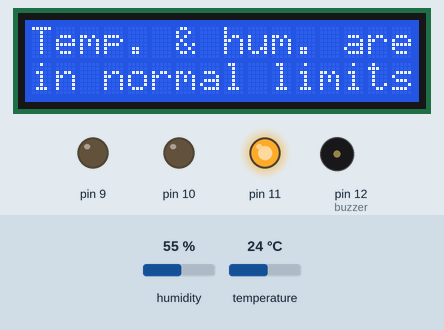
Bench run of a sketch on a simulated Arduino Uno, built with avr-gcc and run on an emulated ATmega328P. On the bench: 16×2 character LCD, output pins drawn as LEDs (lit = HIGH), buzzer (waves = sounding). Inputs (shaded band) come from the test bench; at power-on: humidity 55 %, temperature 24 °C. Pins used as bus, display or sensor lines are not drawn; what the sketch prints to the serial monitor is not drawn.

Above: at 2.7 s.
2.8 s: humidity set to 68 %
5.8 s: humidity set to 71 %
At 7.9 s:
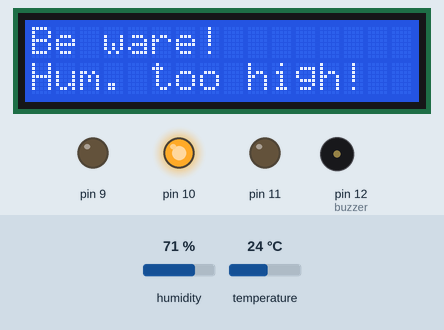
12.2 s: temperature set to 29.5 °C
16.0 s: temperature set to 30.7 °C
At 19.4 s:
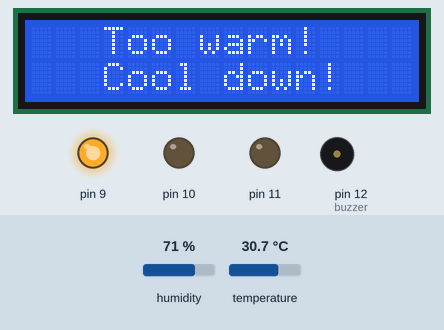
19.6 s: humidity set to 22 %
At 23.5 s:
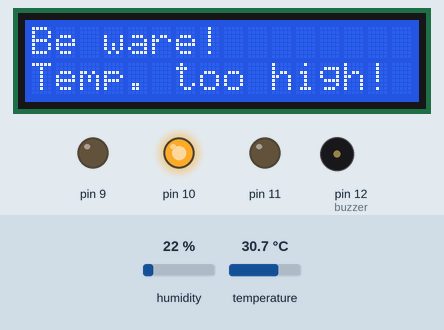
26.0 s: humidity set to 88 %
At 27.13 s:
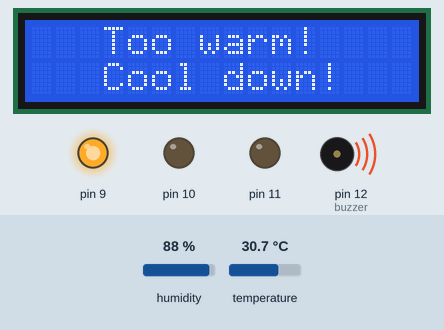
Timing chart, 0 to 29.9 s (numbered marks = the images above; inputs shaded):
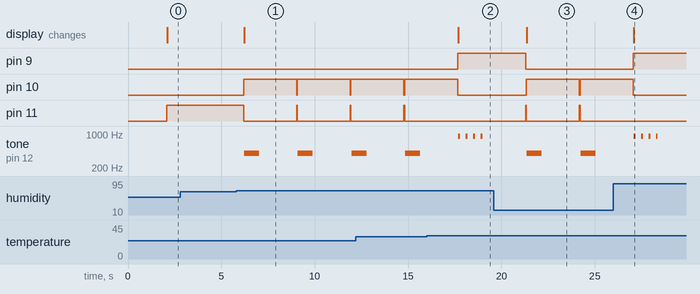

The sketch:

DHT_sensor.ino
```cpp
/* How to use the DHT-22 sensor with Arduino uno.
   Is a temperature and humidity sensor!
   See it in original form:
   https://create.arduino.cc/projecthub/mafzal/temperature-monitoring-with-dht22-arduino-15b013
*/
//LCD I2C library:
#include <LiquidCrystal_I2C.h>
//DHT22 sensor library:
#include <DHT.h>;
//LCD I2C address 0x27, 16 column and 2 rows!
LiquidCrystal_I2C lcd(0x27, 16, 2);

//Constants:
#define DHTPIN 2          //what pin we're connected to
#define DHTTYPE DHT22     //DHT 22  (AM2302)
DHT dht(DHTPIN, DHTTYPE); //Initialize DHT sensor for normal 16mhz Arduino
//Variables:
int chk;
float H; //Humidity value
float T; //Temperature value
int buzzer = 12;

//Initialize LCD, DHT22 sensor and buzzer:
void setup(){
  lcd.init(); lcd.backlight();  dht.begin();  pinMode(buzzer, OUTPUT);
  //Print some text in Serial Monitor
  Serial.begin(9600);  Serial.println("DHT22 sensor with Arduino Uno R3!");
  pinMode(9, OUTPUT);  pinMode(10, OUTPUT);  pinMode(11, OUTPUT);
}

void loop(){
  delay(2000);
  //Read data and store it to variables hum and temp
  H = dht.readHumidity();  T = dht.readTemperature();

  //Print temp and humidity values to serial monitor
  Serial.print("Humidity: ");
  Serial.print(H);
  Serial.println(" %; ");
  Serial.print("Temperature: ");
  Serial.print(T);
  Serial.println(" Celsius.\n");

  /*If humidity is higher than 70% &
  temperature is higher than 30 degrees Celsius
  then it will show on LCD „Too warm! Cool down!”*/
  if(H >= 70.00 && T >= 30.00){
    digitalWrite(9, HIGH);  digitalWrite(10, LOW);  digitalWrite(11, LOW);

    lcd.println("   Too warm!    ");
    lcd.setCursor(0, 1);
    lcd.println("   Cool down!   ");
    lcd.setCursor(0, 0);

    digitalWrite(buzzer, 1); tone(buzzer, 900, 100);
    delay(400);
    digitalWrite(buzzer, 0); tone(buzzer, 900, 100);
    delay(400);
    digitalWrite(buzzer, 1); tone(buzzer, 900, 100);
    delay(400);
    digitalWrite(buzzer, 0); tone(buzzer, 900, 100);
    delay(400);
  }else{
  /*If humidity is lower than 70% &
  temperature is lower than 30 degrees Celsius
  then it will show on LCD „Temp. & hum. are in normal limits”*/
    digitalWrite(9, LOW);  digitalWrite(10, LOW);  digitalWrite(11, HIGH);
    lcd.println("Temp. & hum. are");  lcd.setCursor(0, 1);
    lcd.println("in normal limits");  lcd.setCursor(0, 0);
    digitalWrite(buzzer, 0);
  }

  /*If either humidity is lower than 70%, but
  temperature is higher than 30 degrees Celsius,
  then it will show on LCD „Be ware! Temp. too high” or
  humidity is higher than 70%, but
  temperature is lower than 30 degrees Celsius, then
  it will show on LCD „Be ware! Hum. too high”*/
  if(H < 70.00 && T >= 30.00){
    digitalWrite(9, LOW);  digitalWrite(10, HIGH);  digitalWrite(11, LOW);
    lcd.println("Be ware!        ");  lcd.setCursor(0, 1);
    lcd.println("Temp. too high! ");  lcd.setCursor(0, 0);
    digitalWrite(buzzer, 1); tone(buzzer, 400, 400);  delay(400);
    digitalWrite(buzzer, 0); tone(buzzer, 400, 400);  delay(400);
  }
  if(H >= 70.00 && T < 30.00){
    digitalWrite(9, LOW);  digitalWrite(10, HIGH);  digitalWrite(11, LOW);
    lcd.println("Be ware!        ");  lcd.setCursor(0, 1);
    lcd.println("Hum. too high!  ");  lcd.setCursor(0, 0);
    digitalWrite(buzzer, 1); tone(buzzer, 400, 400);  delay(400);
    digitalWrite(buzzer, 0); tone(buzzer, 400, 400);  delay(400);
  }
}
```

Measured:
- the behaviour switches between 69 and 70 % on humidity (found by bisection; images 0 and 1)
- the behaviour switches between 29.9 and 30 °C on temperature (found by bisection; images 1 and 2)
- after the input at 2.8 s, every drawn part: stays the same
- after the input at 5.8 s, pin 10: alternates HIGH for 2.8 s and LOW for 0.03 s, starting after 0.39 s; pin 11: alternates HIGH for 0.03 s and LOW for 2.8 s, starting after 0.39 s; tone on pin 12 (buzzer): alternates 400 Hz for 0.80 s and silent for 2.1 s, starting after 0.42 s; the display: changes after 0.42 s (image 1)
- after the input at 16.0 s, pin 9: LOW → HIGH after 1.7 s; pin 10: goes on until 17.7 s, then stays LOW; pin 11: stays LOW (without the input it goes to HIGH after 1.7 s); the display: changes after 1.7 s (image 2)
- after the input at 19.6 s, pin 9: HIGH → LOW after 1.7 s; pin 10: LOW → HIGH after 1.7 s, → LOW 2.8 s later, → HIGH 0.03 s later; pin 11: alternates HIGH for 0.03 s and LOW for 2.8 s, starting after 1.7 s; the display: changes after 1.8 s (image 3)
- after the input at 26.0 s, pin 9: LOW → HIGH after 1.0 s; pin 10: goes on until 27.0 s, then stays LOW; pin 11: stops changing and stays LOW; the display: changes after 1.1 s (image 4)
